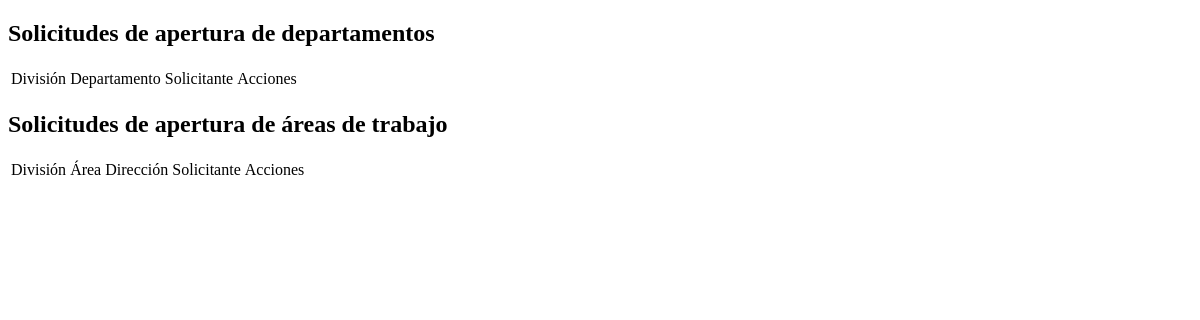
The app's page /seguimiento/ (signed in), older data.
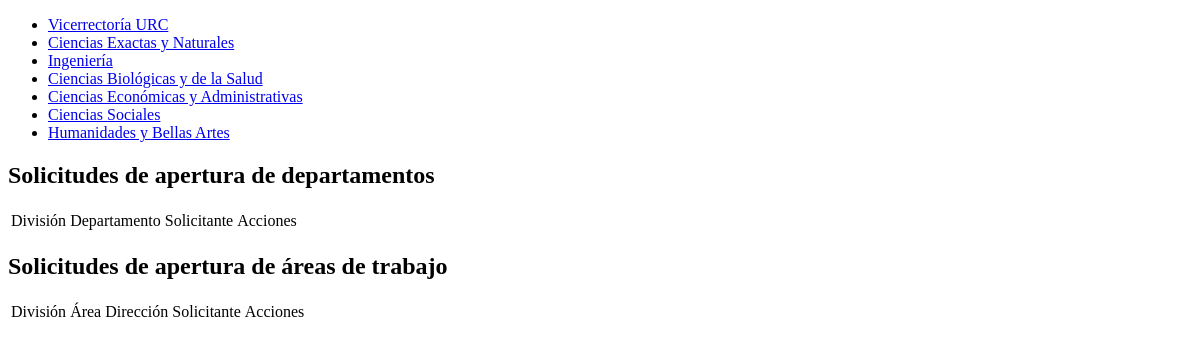
The same page, newer data.
### Control_Servicios_UNISON/models.py (models this page shows)
class Division(models.Model):
    nombre = models.CharField(max_length=100)
    def __str__(self):
        return self.nombre

### Control_Servicios_UNISON/decorators.py (the view)
        def wrapper_func(request, *args, **kwargs):
            grupo = None
            if request.user.groups.exists():
                grupo = request.user.groups.all()[0].name
            if grupo in roles_admitidos:
                return view_func(request, *args, **kwargs)
            else:
                return redirect('inicio')

### Control_Servicios_UNISON/views.py (called while the page is built)
@usuarios_admitidos(roles_admitidos=['Comisión'])
def seguimiento(request):
    context = {'divisiones': Division.objects.all(),
               'solic_jefaturas': SolicitudJefatura.objects.all(),
               'solic_aperturas': SolicitudApertura.objects.all(),
               }
    return render(request, 'seguimiento.html', context)

### templates/seguimiento.html (shortened to what this page needs)
<!DOCTYPE html>
<html lang="en">
<head>
</head>
<body>
    <ul>
        {% for division in divisiones %}
            <li><a href="{% url 'divisiones' division.id %}">{{ division }}</a></li>
        {% endfor %}
    </ul>
    <table>
        <h2>Solicitudes de apertura de departamentos</h2>
        <tr>
            <td>División</td>
            <td>Departamento</td>
            <td>Solicitante</td>
            <td>Acciones</td>
        </tr>
    </table>
    <table>
        <h2>Solicitudes de apertura de áreas de trabajo</h2>
        <tr>
            <td>División</td>
            <td>Área</td>
            <td>Dirección</td>
            <td>Solicitante</td>
            <td>Acciones</td>
        </tr>
    </table>
</body>
</html>

Row changes from the older to the newer data that the page shows:
added Division: nombre "Vicerrectoría URC"
added Division: nombre "Ciencias Exactas y Naturales"
added Division: nombre "Ingeniería"
added Division: nombre "Ciencias Biológicas y de la Salud"
added Division: nombre "Ciencias Económicas y Administrativas"
added Division: nombre "Ciencias Sociales"
added Division: nombre "Humanidades y Bellas Artes"
